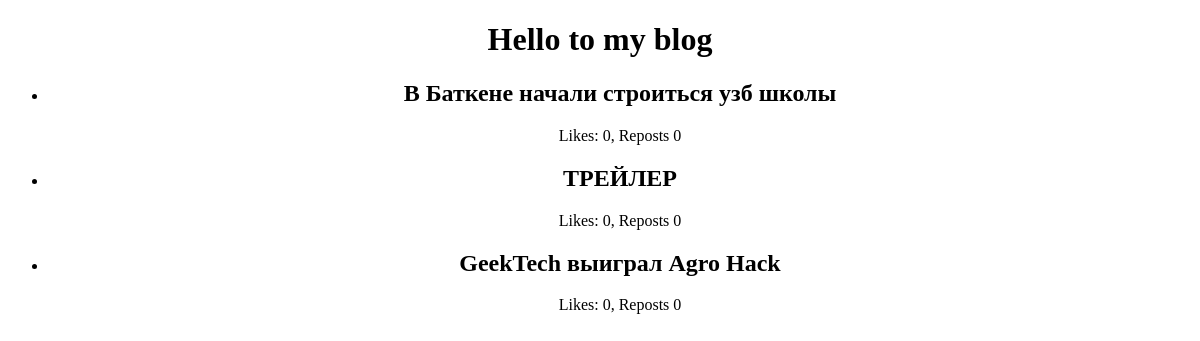
/blog/, run on an earlier commit of the app's database.
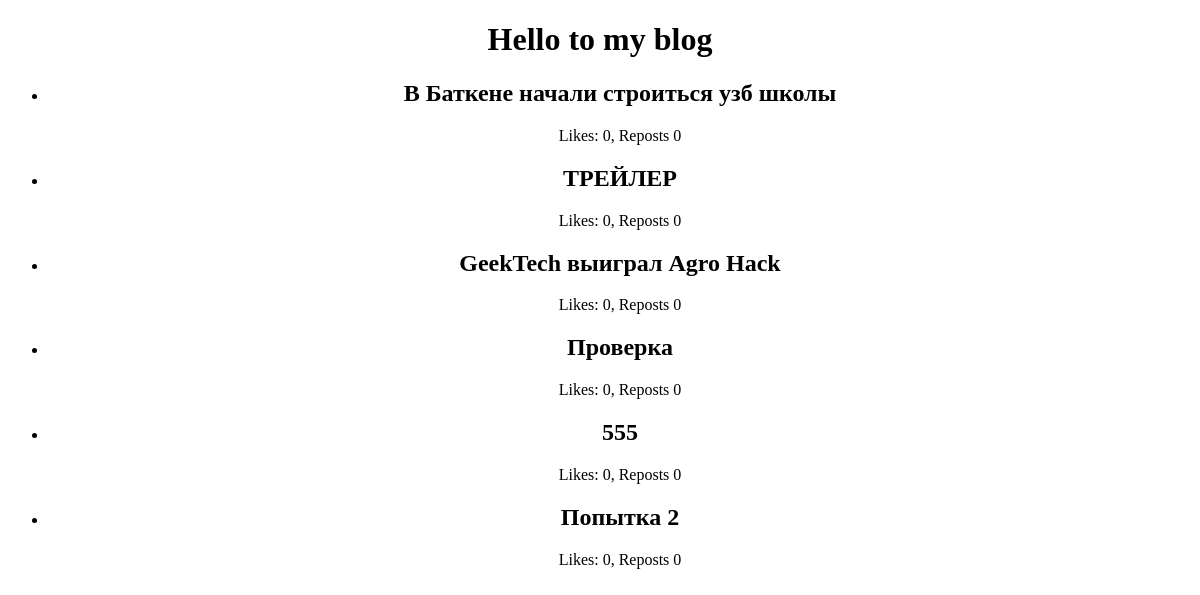
And on a later commit of the database.
### post/models.py (models this page shows, shortened)
class BlogPost(models.Model):
    title = models.CharField(max_length=150)
    description = models.TextField()
    image = models.FileField(upload_to="post_images/")
    likes = models.IntegerField(default=0)
    reposts = models.IntegerField(default=0)

### post/views.py (the view)
# urls.py: path('', blog_view, name="blog"),
def blog_view(request):
    posts: list = BlogPost.objects.all()
    return render(request, "blog.html", context={"posts": posts})

### templates/blog.html (shortened to what this page needs)
<!DOCTYPE html>
<html lang="en">
<head>
</head>
<body style="text-align: center;">
    <h1>Hello to my blog</h1>
    <ul>
    {% for i in posts %}
    <li>
        <h2>{{ i.title }}</h2>
        <p>Likes: {{ i.likes }}, Reposts {{ i.reposts }}</p>
    </li>
    {% endfor %}
    </ul>
</body>
</html>

What changed in the data, as far as the page shows it:
added BlogPost: title "Проверка", likes "0", reposts "0"
added BlogPost: title "555", likes "0", reposts "0"
added BlogPost: title "Попытка 2", likes "0", reposts "0"
